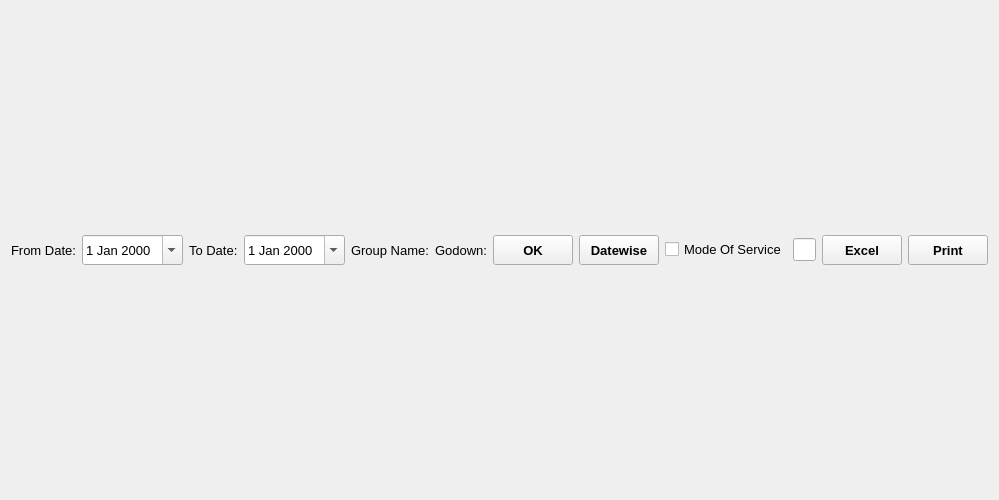
<?xml version="1.0" encoding="UTF-8"?>
<ui version="4.0">
 <class>GroupwiseReport</class>
 <widget class="QWidget" name="GroupwiseReport">
  <property name="geometry">
   <rect>
    <x>0</x>
    <y>0</y>
    <width>993</width>
    <height>500</height>
   </rect>
  </property>
  <property name="font">
   <font>
    <family>Microsoft YaHei UI</family>
    <pointsize>10</pointsize>
   </font>
  </property>
  <property name="windowTitle">
   <string>Form</string>
  </property>
  <layout class="QVBoxLayout" name="verticalLayout" stretch="0,0,1">
   <item>
    <layout class="QVBoxLayout" name="AppBarLayout"/>
   </item>
   <item>
    <layout class="QHBoxLayout" name="horizontalLayout" stretch="0,0,0,0,0,0,0,0,0,0,0,0,0,0,0">
     <item>
      <widget class="QLabel" name="fromDateLabel">
       <property name="text">
        <string>From Date:</string>
       </property>
      </widget>
     </item>
     <item>
      <widget class="QDateEdit" name="fromDateDateEdit">
       <property name="minimumSize">
        <size>
         <width>0</width>
         <height>30</height>
        </size>
       </property>
       <property name="calendarPopup">
        <bool>true</bool>
       </property>
      </widget>
     </item>
     <item>
      <widget class="QLabel" name="toDateLabel">
       <property name="text">
        <string>To Date:</string>
       </property>
      </widget>
     </item>
     <item>
      <widget class="QDateEdit" name="toDateDateEdit">
       <property name="minimumSize">
        <size>
         <width>0</width>
         <height>30</height>
        </size>
       </property>
       <property name="calendarPopup">
        <bool>true</bool>
       </property>
      </widget>
     </item>
     <item>
      <widget class="QLabel" name="label_2">
       <property name="text">
        <string>Group Name:</string>
       </property>
      </widget>
     </item>
     <item>
      <layout class="QHBoxLayout" name="groupLay"/>
     </item>
     <item>
      <widget class="QLabel" name="label">
       <property name="text">
        <string>Godown:</string>
       </property>
      </widget>
     </item>
     <item>
      <layout class="QHBoxLayout" name="godownLay"/>
     </item>
     <item>
      <widget class="QToolButton" name="OKButton">
       <property name="minimumSize">
        <size>
         <width>80</width>
         <height>30</height>
        </size>
       </property>
       <property name="font">
        <font>
         <weight>75</weight>
         <bold>true</bold>
        </font>
       </property>
       <property name="text">
        <string>OK</string>
       </property>
      </widget>
     </item>
     <item>
      <spacer name="horizontalSpacer">
       <property name="orientation">
        <enum>Qt::Horizontal</enum>
       </property>
       <property name="sizeHint" stdset="0">
        <size>
         <width>40</width>
         <height>20</height>
        </size>
       </property>
      </spacer>
     </item>
     <item>
      <widget class="QToolButton" name="datewiseButton">
       <property name="minimumSize">
        <size>
         <width>80</width>
         <height>30</height>
        </size>
       </property>
       <property name="font">
        <font>
         <weight>75</weight>
         <bold>true</bold>
        </font>
       </property>
       <property name="text">
        <string>Datewise</string>
       </property>
      </widget>
     </item>
     <item>
      <widget class="QCheckBox" name="ModCheckBox">
       <property name="text">
        <string>Mode Of Service</string>
       </property>
      </widget>
     </item>
     <item>
      <widget class="QLineEdit" name="intervalLine">
       <property name="maximumSize">
        <size>
         <width>50</width>
         <height>16777215</height>
        </size>
       </property>
      </widget>
     </item>
     <item>
      <widget class="QToolButton" name="excelButton">
       <property name="minimumSize">
        <size>
         <width>80</width>
         <height>30</height>
        </size>
       </property>
       <property name="font">
        <font>
         <weight>75</weight>
         <bold>true</bold>
        </font>
       </property>
       <property name="text">
        <string>Excel</string>
       </property>
      </widget>
     </item>
     <item>
      <widget class="QToolButton" name="printButton">
       <property name="minimumSize">
        <size>
         <width>80</width>
         <height>30</height>
        </size>
       </property>
       <property name="font">
        <font>
         <weight>75</weight>
         <bold>true</bold>
        </font>
       </property>
       <property name="text">
        <string>Print</string>
       </property>
      </widget>
     </item>
    </layout>
   </item>
   <item>
    <layout class="QVBoxLayout" name="tableLayout"/>
   </item>
  </layout>
 </widget>
 <resources/>
 <connections/>
</ui>
